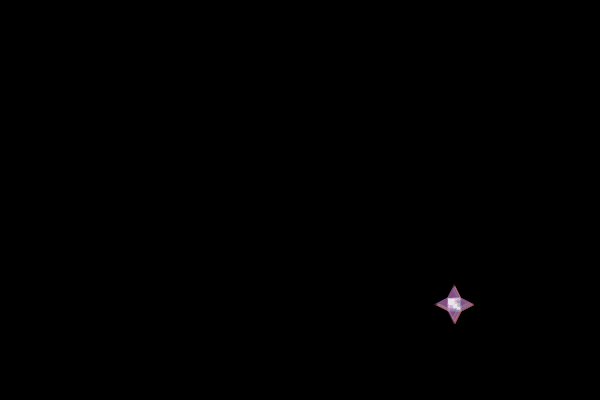
Frame 1 (no input)
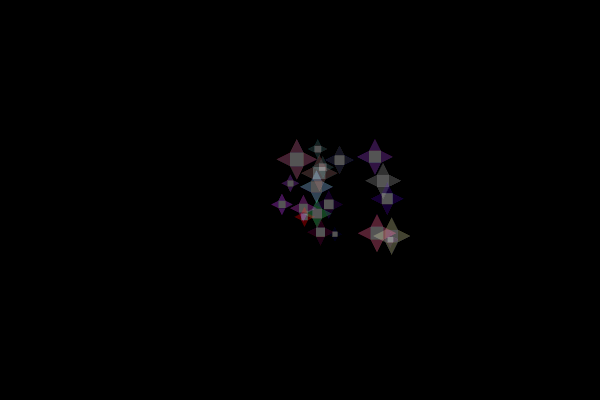
Frame 60 (the mouse pressed at the canvas centre just before this capture)
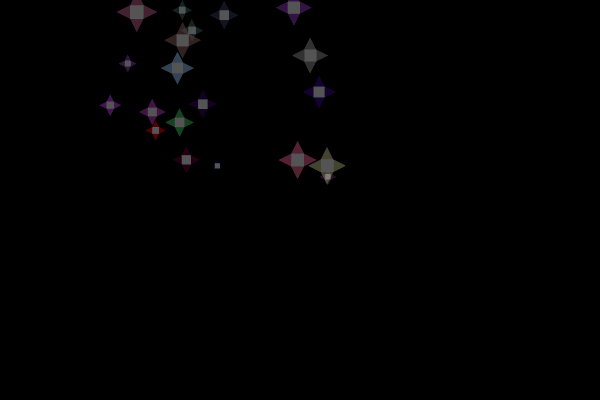
Frame 120 (the mouse held since frame 60 and released just before this capture)

The Processing sketch that drew these frames (run headless with seeded random() and noise(); from frame 60 on, the mouse is pressed at the canvas centre):

// Processing sketch: processing_140389
// ── processing_140389.pde

//copyright nickiecheung HW8

// declare figure variables
int numFig = 20;    //number of figures created
float [] xVal = new float [ numFig ] ;   //x-value of the figure
float [] yVal = new float [ numFig ] ;   //y-value of the figure  
float [] figDim = new float [ numFig ];  //dimension of the figure
color [] figColor = new color [ numFig ];  //color of the figure
float [] deltaX = new float [ numFig ];   //change x-position
float [] deltaY = new float [ numFig ];   //change y-position
float [] figOrient = new float [ numFig ];  //orientation of figure
boolean [] figBounce = new boolean [ numFig ]; 
float [] rotate = new float [ numFig ];


void setup( )
{
  size( 600, 400 );
  background( 0 );
  noStroke( );

  //set starting placement values
  for ( int i = 0; i < xVal.length; i++)
  {
    xVal [ i ] = width*.75;
    yVal [ i ] = height*.75;

    //movement of figure
    deltaX [ i ] = random( 1, 3 );
    deltaY [ i ] = random( 1, 3 );

    //orientation of figure
    figOrient [ i ] = random( 1, 90 );

    //figure color
    figColor [ i ] = color( random( 255 ), random( 255 ), random( 255 ), 5 );
    //figure size
    figDim [ i ] = random( 5, 15 );

    figBounce [ i ] = false;
  }
}

void draw( )
{
  background( 0 );


  moveFigure( );
  drawFigure( );
}

void moveFigure( )
{
  for ( int i = 0; i<xVal.length; i++ )
  {
    xVal [ i ] = xVal [ i ] - deltaX [ i ];
    yVal [ i ] = yVal [ i ] - deltaY [ i ];

    //border collision test
    //check left border
    if ( xVal [ i ] < 0 )
    {
      deltaX [ i ] = -deltaX [ i ];
      deltaY [ i ] = deltaY [ i ];
    }

    if ( xVal [ i ] > width)
    {
      deltaX [ i ] = -deltaX [ i ];
      deltaY [ i ] = deltaY [ i ];
    }

    if ( yVal [ i ] < 0 )
    {
      deltaX [ i ] = deltaX [ i ];
      deltaY [ i ] = -deltaY [ i ];
    }

    if ( yVal [ i ] > height )
    {
      deltaX [ i ] = deltaX [ i ];
      deltaY [ i ] = -deltaY [ i ];
    }
  }
}
  void drawFigure( )
  {
    for ( int i = 0; i<xVal.length; i++ )
    {
      rotateFigure( i );
    }
  }

  void rotateFigure( int index )
  {
    for ( int i = 0; i < xVal.length; i++ )
    {
      figure( i, figColor [ i ] );
    }
  }



  void figure( int index, int c )
  {
    //declare local variables
    float x = xVal [ index ];
    float y = yVal [ index ];
    float wd = figDim [ index ];
    float ht = figDim [ index ];

    fill( 255, 255, 255, 5 );
    rect( x, y, wd, ht );

    fill( c );
    //upper triangle
    triangle( x, y, x + .5*wd, y - ht, x + wd, y );

    //left triangle
    triangle( x - wd, y + .5*ht, x, y, x, y + ht );

    //right triangle
    triangle( x + wd, y, x + 2 * wd, y + .5 * ht, x + wd, y + ht );

    //bottom triangle
    triangle( x, y + ht, x + wd, y + ht, x + .5 * wd, y + 2 * ht );
  }


  void keyPressed( )
  {
    if ( key == ' ' )
    {
      setup( );
    }
    else
    {
      exit( );
    }
  }
